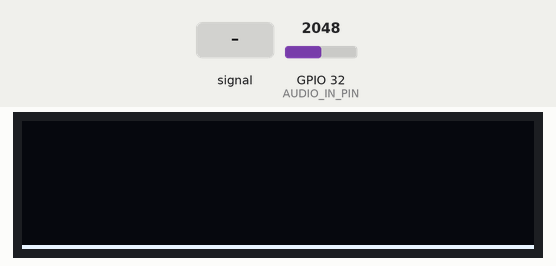
This sketch was run on a simulated ESP32. Shown: 128×32 one-colour display. Inputs (shaded band) come from the test bench; at power-on: GPIO 32 (AUDIO_IN_PIN) = 2048. What the sketch prints to the serial monitor is not drawn.

Above: at 1.2 s.
1.3 s: GPIO 32 (AUDIO_IN_PIN) fed a 200 Hz sine of ±327 counts around its level
At 3.0 s:
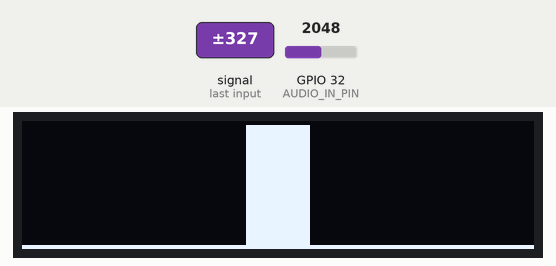
3.2 s: GPIO 32 (AUDIO_IN_PIN) set to 2866
At 3.46 s:
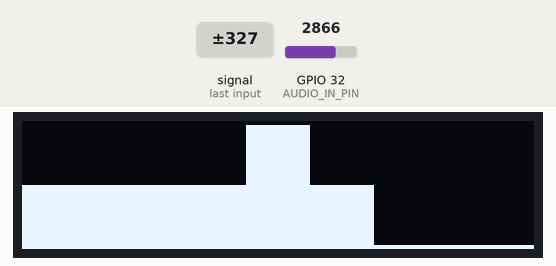
4.8 s: GPIO 32 (AUDIO_IN_PIN) fed a 1000 Hz sine of ±1023 counts around its level
At 4.95 s:
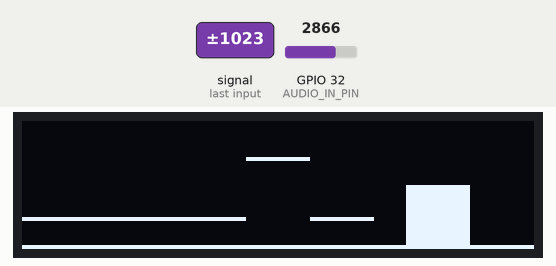
6.3 s: GPIO 32 (AUDIO_IN_PIN) set to 3603
At 6.62 s:
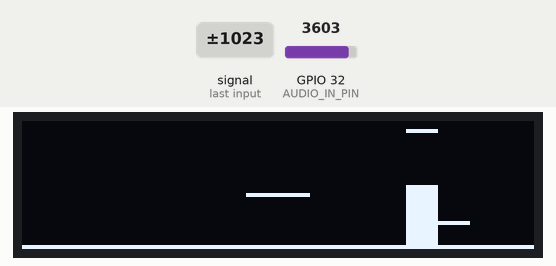
Timing chart, 0 to 9.0 s (numbered marks = the images above; inputs shaded):
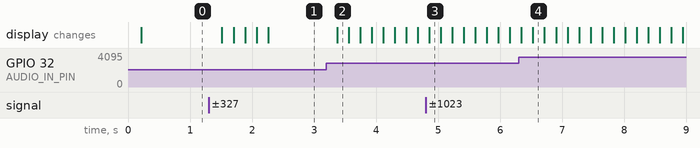

Measured:
- after the input at 1.3 s, the display: first changes after 0.22 s (image 1 shows a later state)
- after the input at 3.2 s, the display: changes after 0.17 s (image 2)

The sketch:

mic_fft_oled.ino
```cpp
#include <Wire.h>

#include <SPI.h>
#include <Adafruit_GFX.h>
#include <Adafruit_SSD1306.h>

#include <Adafruit_NeoPixel.h>

#include <arduinoFFT.h>

#include <FastLED.h>


// =============================== Display values ====================

#define SCREEN_WIDTH 128 // OLED display width, in pixels
#define SCREEN_HEIGHT 32 // OLED display height, in pixels

// Declaration for an SSD1306 display connected to I2C (SDA, SCL pins)
// The pins for I2C are defined by the Wire-library.
// On an arduino UNO:       A4(SDA), A5(SCL)
// On an arduino MEGA 2560: 20(SDA), 21(SCL)
// On an arduino LEONARDO:   2(SDA),  3(SCL), ...
#define OLED_RESET     -1 // Reset pin # (or -1 if sharing Arduino reset pin)
#define SCREEN_ADDRESS 0x3C ///< See datasheet for Address; 0x3D for 128x64, 0x3C for 128x32
Adafruit_SSD1306 display(SCREEN_WIDTH, SCREEN_HEIGHT, &Wire, OLED_RESET);

// =============================== Audio values ====================

const int maxScale = 16;
const int redZone = 5;

const int sampleWindow = 50; // Sample window width in mS (50 mS = 20Hz)
unsigned int sample;

#define AUDIO_IN_PIN 32


//
// *** FFT setup ***
//

#define SAMPLES         1024          // Must be a power of 2
#define SAMPLING_FREQ   40000         // Hz, must be 40000 or less due to ADC conversion time. Determines maximum frequency that can be analysed by the FFT Fmax=sampleF/2.
#define AMPLITUDE       50          // Depending on your audio source level, you may need to alter this value. Can be used as a 'sensitivity' control.
#define NUM_BANDS       16            // To change this, you will need to change the bunch of if statements describing the mapping from bins to bands
#define NOISE           500           // Used as a crude noise filter, values below this are ignored
#define TOP             31

unsigned int sampling_period_us;
byte peak[] = {0, 0, 0, 0, 0, 0, 0, 0, 0, 0, 0, 0, 0, 0, 0, 0}; // The length of these arrays must be >= NUM_BANDS
int oldBarHeights[] = {0, 0, 0, 0, 0, 0, 0, 0, 0, 0, 0, 0, 0, 0, 0, 0};
int bandValues[] = {0, 0, 0, 0, 0, 0, 0, 0, 0, 0, 0, 0, 0, 0, 0, 0};
double vReal[SAMPLES];
double vImag[SAMPLES];
unsigned long newTime;
arduinoFFT FFT = arduinoFFT(vReal, vImag, SAMPLES, SAMPLING_FREQ);

void setup()
{
    Serial.begin(115200);

  // SSD1306_SWITCHCAPVCC = generate display voltage from 3.3V internally
  if (!display.begin(SSD1306_SWITCHCAPVCC, SCREEN_ADDRESS)) {
    //    Serial.println(F("SSD1306 allocation failed"));
    for (;;); // Don't proceed, loop forever
  }

  // Clear the buffer
  display.clearDisplay();

  sampling_period_us = round(1000000 * (1.0 / SAMPLING_FREQ));
}

uint32_t buffer[] = { 10 , 10 , 10 , 10 , 10 , 10 , 10 , 10};

void loop()
{
  // Reset bandValues[]
  for (int i = 0; i < NUM_BANDS; i++) {
    bandValues[i] = 0;
  }

  // Sample the audio pin
  for (int i = 0; i < SAMPLES; i++) {
    newTime = micros();
    vReal[i] = analogRead(AUDIO_IN_PIN); // A conversion takes about 9.7uS on an ESP32
    vImag[i] = 0;
    while ((micros() - newTime) < sampling_period_us) {
      /* chill */
    }
  }

  // Compute FFT
  FFT.DCRemoval();
  FFT.Windowing(FFT_WIN_TYP_HAMMING, FFT_FORWARD);
  FFT.Compute(FFT_FORWARD);
  FFT.ComplexToMagnitude();

  display.clearDisplay(); // Clear display buffer

  // Analyse FFT results
  for (int i = 2; i < (SAMPLES / 2); i++) {    // Don't use sample 0 and only first SAMPLES/2 are usable. Each array element represents a frequency bin and its value the amplitude.
    if (vReal[i] > NOISE) {                    // Add a crude noise filter

      //16 bands, 12kHz top band
      if (i<=2 )           bandValues[0]  += (int)vReal[i];
      if (i>2   && i<=3  ) bandValues[1]  += (int)vReal[i];
      if (i>3   && i<=5  ) bandValues[2]  += (int)vReal[i];
      if (i>5   && i<=7  ) bandValues[3]  += (int)vReal[i];
      if (i>7   && i<=9  ) bandValues[4]  += (int)vReal[i];
      if (i>9   && i<=13 ) bandValues[5]  += (int)vReal[i];
      if (i>13  && i<=18 ) bandValues[6]  += (int)vReal[i];
      if (i>18  && i<=25 ) bandValues[7]  += (int)vReal[i];
      if (i>25  && i<=36 ) bandValues[8]  += (int)vReal[i];
      if (i>36  && i<=50 ) bandValues[9]  += (int)vReal[i];
      if (i>50  && i<=69 ) bandValues[10] += (int)vReal[i];
      if (i>69  && i<=97 ) bandValues[11] += (int)vReal[i];
      if (i>97  && i<=135) bandValues[12] += (int)vReal[i];
      if (i>135 && i<=189) bandValues[13] += (int)vReal[i];
      if (i>189 && i<=264) bandValues[14] += (int)vReal[i];
      if (i>264          ) bandValues[15] += (int)vReal[i];
    }
  }

  // Process the FFT data into bar heights
  for (byte band = 0; band < NUM_BANDS; band++) {

    // Scale the bars for the display
    int barHeight = bandValues[band] / AMPLITUDE;
    if (barHeight > TOP) barHeight = TOP;

    Serial.print(bandValues[band]);
    Serial.print(" ");

    // Small amount of averaging between frames
    barHeight = ((oldBarHeights[band] * 1) + barHeight) / 2;

    // Move peak up
    if (barHeight > peak[band]) {
      peak[band] = min(TOP, barHeight);
    }

    drawBand(band, barHeight, peak[band]);

    // Decay peak
    EVERY_N_MILLISECONDS(60) {
      for (byte band = 0; band < NUM_BANDS; band++)
        if (peak[band] > 0) peak[band] -= 1;
    }

    // Save oldBarHeights for averaging later
    oldBarHeights[band] = barHeight;
  }

    Serial.println(" ");
  display.display();
}

void drawBand(int band, uint32_t value, uint32_t peak) {
  for (int i = 0; i < 8; i++) {
    display.drawLine(8 * band + i, display.height() - 1, 8 * band + i, display.height() - 1 - value, SSD1306_WHITE);

    display.drawPixel(8 * band + i, display.height() - 1 - peak, SSD1306_WHITE);
    //    Serial.println(peak);
  }
}
```
